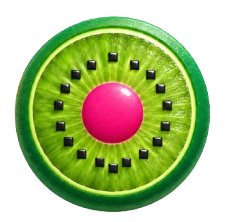
#> input picture assets-src/kiwi-embleme.png, 226 x 222 px
$ python topng.py ../assets-src/kiwi-embleme.png
#> lines starting #> are read from the running program, lines starting #| are printed output that depends on the picture
"""Re-encode screenshots as real PNG files (content matches extension) before viewing.

Usage: python scripts/topng.py <file-or-glob>... -> writes <dir>/png/<name>.png
Optional: --sheet out.png builds a 2-column contact sheet (half size) of the inputs.
"""
import glob
import sys
from pathlib import Path

from PIL import Image

args = sys.argv[1:]
sheet = None
if "--sheet" in args:
    i = args.index("--sheet")
    sheet = args[i + 1]
    del args[i : i + 2]
files = sorted({f for a in args for f in glob.glob(a)})
outs = []
for f in files:
    p = Path(f)
    dst = p.parent / "png" / (p.stem + ".png")
    dst.parent.mkdir(exist_ok=True)
    Image.open(p).convert("RGB").save(dst, "PNG")
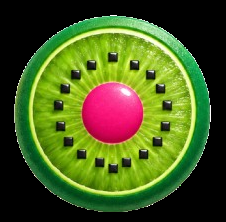
#> saved as kiwi-embleme.png: PIL image 226x222 RGB; mean R, G, B 73.1, 91, 31.6
    outs.append(dst)
if sheet:
    ims = [Image.open(o) for o in outs]
    scale = 0.5 if ims[0].width > 800 else 0.6
    ims = [im.resize((int(im.width * scale), int(im.height * scale))) for im in ims]
    cols = 2 if ims[0].width > 500 else 4
    w, h = ims[0].width, max(im.height for im in ims)
    rows = (len(ims) + cols - 1) // cols
    canvas = Image.new("RGB", (cols * w + (cols - 1) * 6, rows * h + (rows - 1) * 6), (255, 0, 255))
    for k, im in enumerate(ims):
        canvas.paste(im, ((k % cols) * (w + 6), (k // cols) * (h + 6)))
    Image.open  # noqa
    canvas.convert("RGB").save(sheet, "PNG")
    outs.append(Path(sheet))
for o in outs:
    with open(o, "rb") as fh:
        assert fh.read(8) == b"\x89PNG\r\n\x1a\n", o
print("\n".join(str(o) for o in outs))
